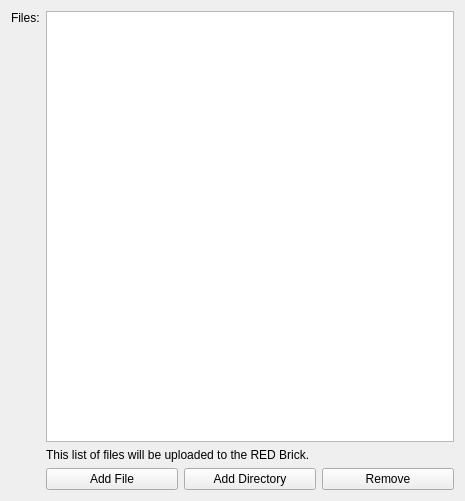
<?xml version="1.0" encoding="UTF-8"?>
<ui version="4.0">
 <class>ProgramPageFiles</class>
 <widget class="QWidget" name="ProgramPageFiles">
  <property name="geometry">
   <rect>
    <x>0</x>
    <y>0</y>
    <width>465</width>
    <height>501</height>
   </rect>
  </property>
  <property name="windowTitle">
   <string>Form</string>
  </property>
  <layout class="QVBoxLayout" name="verticalLayout">
   <item>
    <layout class="QGridLayout" name="gridLayout">
     <item row="0" column="0">
      <widget class="QLabel" name="label">
       <property name="text">
        <string>Files:</string>
       </property>
       <property name="alignment">
        <set>Qt::AlignLeading|Qt::AlignLeft|Qt::AlignTop</set>
       </property>
       <property name="buddy">
        <cstring>list_files</cstring>
       </property>
      </widget>
     </item>
     <item row="2" column="1">
      <widget class="QPushButton" name="button_add_files">
       <property name="text">
        <string>Add File</string>
       </property>
      </widget>
     </item>
     <item row="2" column="3">
      <widget class="QPushButton" name="button_remove_selected_files">
       <property name="text">
        <string>Remove</string>
       </property>
      </widget>
     </item>
     <item row="0" column="1" colspan="3">
      <widget class="QListWidget" name="list_files">
       <property name="sizePolicy">
        <sizepolicy hsizetype="Expanding" vsizetype="Expanding">
         <horstretch>1</horstretch>
         <verstretch>0</verstretch>
        </sizepolicy>
       </property>
       <property name="selectionMode">
        <enum>QAbstractItemView::ExtendedSelection</enum>
       </property>
      </widget>
     </item>
     <item row="2" column="2">
      <widget class="QPushButton" name="button_add_directory">
       <property name="text">
        <string>Add Directory</string>
       </property>
      </widget>
     </item>
     <item row="1" column="1" colspan="3">
      <widget class="QLabel" name="label_files_help">
       <property name="text">
        <string>This list of files will be uploaded to the RED Brick.</string>
       </property>
      </widget>
     </item>
    </layout>
   </item>
  </layout>
 </widget>
 <tabstops>
  <tabstop>list_files</tabstop>
  <tabstop>button_add_files</tabstop>
  <tabstop>button_add_directory</tabstop>
  <tabstop>button_remove_selected_files</tabstop>
 </tabstops>
 <resources/>
 <connections/>
</ui>
